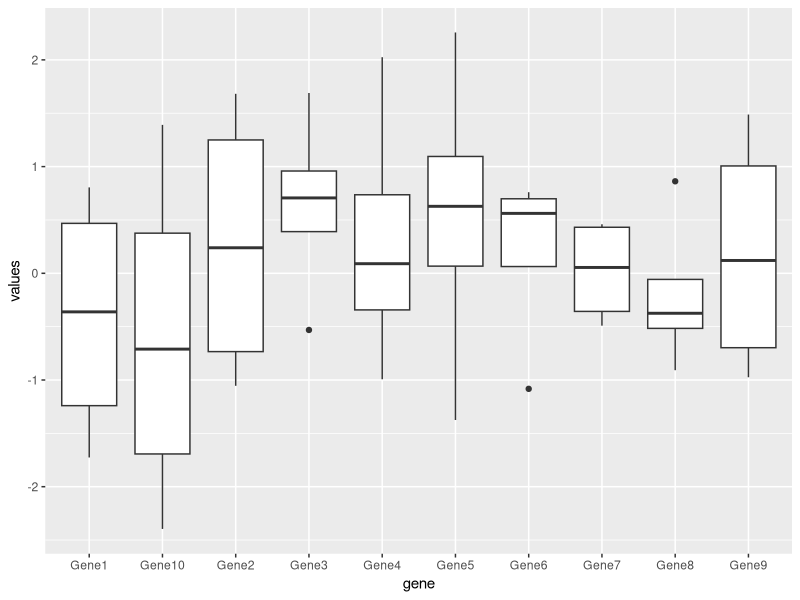
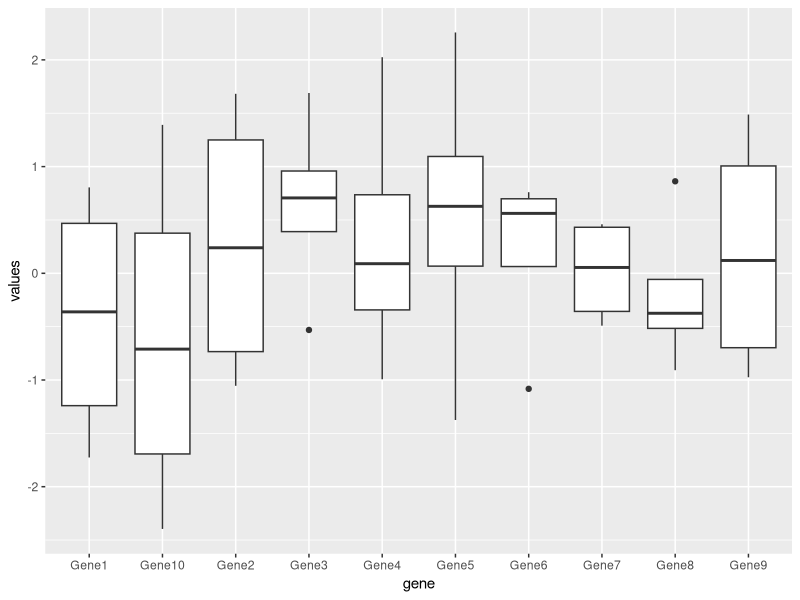

These figures' R source, in order:
### Toy example 1

library(ggplot2)
gene_expression = data.frame(gene = rep(paste0("Gene",seq(1,10)), c(rep(4,10))),
                             sample = rep(paste0("Sample",seq(1,4)),10),
                             group = rep(paste0("Group",seq(1,2)),20),
                             values = rnorm(40))

a = ggplot(data = gene_expression,aes(x=gene,y=values))+
  geom_boxplot()
print(a)
ggsave("Figures/1_toyexample.png",plot = a)
